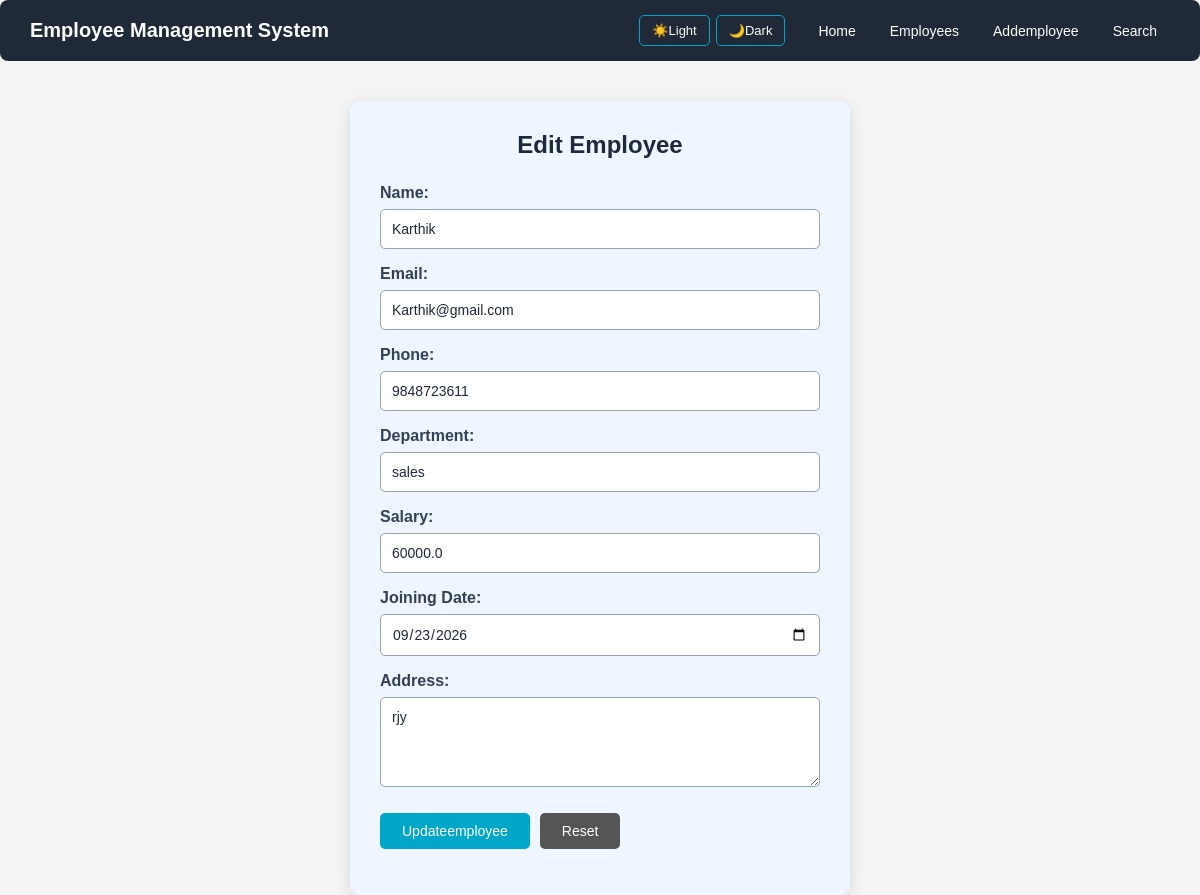
Page /edit-employee/2 (signed in) on the committed database.
### tables this page shows
CREATE TABLE employee (id INTEGER PRIMARY KEY AUTOINCREMENT,user_id INTEGER NOT NULL,name TEXT NOT NULL,
    email TEXT NOT NULL,phone TEXT NOT NULL,department TEXT NOT NULL,salary REAL NOT NULL,joiningdate TEXT NOT NULL,
    address TEXT NOT NULL);

### server.py (the view)
@app.route("/edit-employee/<int:id>")
def edit_employee_page(id):
   if not login_required():
      return redirect("/login")
   theme = request.cookies.get("theme", "light")
   connection = get_database_connection()
   cursor = connection.cursor()
   cursor.execute(
    """SELECT * FROM employee
       WHERE id=? AND user_id=?""",
    (id, session["user_id"]))
   employee = cursor.fetchone()
   connection.close()
   if employee is None:
        return """
        <h2>Employee not found</h2>
        <a href="/employees">Back to employees</a>
        """
   return render_template(
        "edit-employee.html",
        employee=employee,
        theme=theme
     )

### server.py (called while the page is built)
def get_database_connection():
   connection=sqlite3.connect("users.db")
   connection.row_factory=sqlite3.Row
   return connection

def login_required():
    return "user_id" in session

### Templates/edit-employee.html (shortened to what this page needs)
<!DOCTYPE html>
<html lang="en">
<head>
</head>
<body class="{{theme}}">
    <nav class="navbar">
        <div class="logo">
           Employee Management System
        </div>
        <div class="theme-buttons">
            <a href="/set-theme/light">☀️Light</a>
            <a href="/set-theme/dark">🌙Dark</a>
        </div>
        <ul class="nav-links">
            <li>
                <a href="/">Home</a>
            </li>
            <li>
                <a href="/employees">Employees</a>
            </li>
            <li>
                <a href="/add-employee">Addemployee</a>
            </li>
            <li>
                <a href="/search">Search</a>
            </li>
        </ul>
    </nav>
     <div id="container">
         <h1>Edit Employee</h1>
    <form action="/edit-employee/{{ employee['id'] }}" method="POST">
       <div>
          <label>Name:</label>
          <input type="text" name="name" value="{{ employee['name'] }}" required>
       </div>
       <div>
        <label>Email:</label>
        <input type="email" name="email" value="{{ employee['email'] }}" required>
        </div>
         <div>
        <label>Phone:</label>
        <input type="tel" name="phone" value="{{ employee['phone'] }}" required>
        </div>
         <div>
        <label>Department:</label>
        <input type="text" name="department" value="{{ employee['department'] }}" required>
       </div>
         <div>
        <label>Salary:</label>
        <input type="number" name="salary" value="{{ employee['salary'] }}" required>
        </div>
      <div>
        <label>Joining Date:</label>
        <input type="date" name="joiningdate" value="{{ employee['joiningdate'] }}" required>
       </div>
       <div>
            <label>Address:</label>
            <textarea name="address" required >{{ employee['address'] }}</textarea>
        </div>
        <div class="button">
        <button type="submit" class="update-btn">
            Updateemployee
        </button>
        <button type="reset" class="reset-btn">
            Reset
        </button>
        </div>
    </form>
</body>
</html>

### Templates/edit-employee.html (style rules this page uses)
* { margin: 0; padding: 0; box-sizing: border-box; }
body { font-family: Arial, sans-serif; }
body.light { background-color: #f4f4f4; color: black; }
body.light #container { background-color: #eff6ff; color: #1e293b; }
body.light h1 { color: #1e293b; }
body.light label { color: #334155; }
body.light input, body.light textarea { background-color: #ffffff; color: #1e293b; border-color: #94a3b8; }
.navbar { width: 100%; background-color: #1f2937; padding: 15px 30px; display: flex; align-items: center; border-radius: 8px; margin-bottom: 40px; }
.logo { color: white; font-size: 20px; font-weight: bold; }
.theme-buttons { display: flex; gap: 6px; margin-left: auto; margin-right: 20px; }
.theme-buttons a { text-decoration: none; color: white; padding: 7px 12px; border: 1px solid #00a6c7; border-radius: 5px; font-size: 13px; }
.nav-links { list-style: none; display: flex; gap: 8px; }
.nav-links li a { text-decoration: none; color: white; padding: 9px 13px; border-radius: 5px; font-size: 14px; }
#container { width: 500px; margin: 0 auto; padding: 30px; border-radius: 10px; box-shadow: 0 4px 15px rgba(0, 0, 0, 0.12); transition: 0.3s; }
h1 { text-align: center; margin-bottom: 25px; font-size: 24px; }
form > div { margin-bottom: 16px; }
label { display: block; margin-bottom: 7px; font-weight: bold; }
input, textarea { width: 100%; padding: 11px; border: 1px solid; border-radius: 5px; font-size: 14px; outline: none; font-family: Arial, sans-serif; }
textarea { min-height: 90px; resize: vertical; }
.button { display: flex; gap: 10px; margin-top: 22px; }
button { padding: 10px 22px; border: none; border-radius: 5px; cursor: pointer; font-size: 14px; }
.update-btn { background-color: #00a6c7; color: white; }
.reset-btn { background-color: #555; color: white; }

### rows in the picture
employee: name "Karthik", email "Karthik@gmail.com", phone "9848723611", department "sales", salary "60000.0", joiningdate "09/23/2026", address "rjy"
